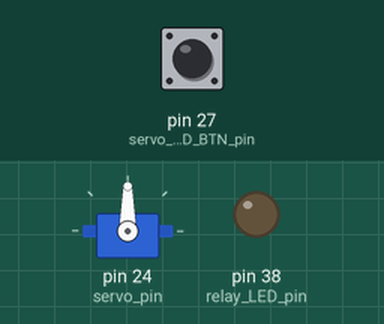
This sketch was run on a simulated Arduino Mega 2560, built with avr-gcc and run on an emulated ATmega2560. On the bench: servo, output pins drawn as LEDs (lit = HIGH). The test bench sets the inputs (shaded band); at power-on: pin 27 (servo_LED_BTN_pin) HIGH.

Above: at 0.1 s.
At 11.2 s:
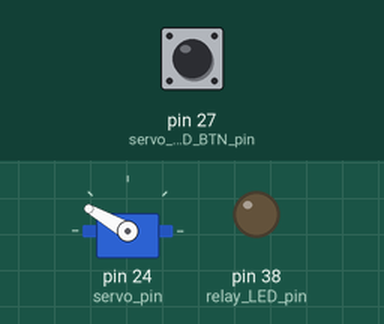
11.3 s: pin 27 (servo_LED_BTN_pin) pulled LOW for 0.15 s
At 11.6 s:
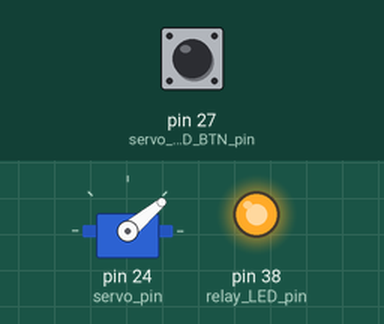
Timing chart, 0 to 17.8 s (numbered marks = the images above; inputs shaded):
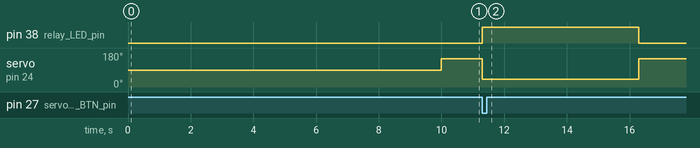

The sketch:

RC_servo_LED.ino
```cpp
#include <Servo.h>

#define servo_pin 24
#define servo_LED_BTN_pin 27
#define relay_LED_pin 38
#define servo_init 90
#define servo_limitR 150
#define servo_limitL 40
Servo servo;

void setup() {
  // put your setup code here, to run once:
    servo_LED_initial();
}

void loop() {
  // put your main code here, to run repeatedly:
  servo_LED_BTN();
}

void servo_LED_BTN() {

 if(!digitalRead(servo_LED_BTN_pin)) {
      digitalWrite(relay_LED_pin, 1);      //relay on
      servo.write(servo_limitL);
      Serial.println(F("can_control_servo_LED"));
      delay(5000);
  } else {
     digitalWrite(relay_LED_pin, 0);      //relay off
      servo.write(servo_limitR);
  }
}

 void servo_LED_initial() {
    servo.attach(servo_pin);
    pinMode(relay_LED_pin, OUTPUT);
    pinMode(servo_LED_BTN_pin, INPUT);
#if 1
//zero
    servo.write(servo_init);
        delay(10000);
#else if
    servo.write(servo_limitR);
      delay(2000);
#endif
 }
```

Measured:
- after the input at 11.3 s, pin 38 (relay_LED_pin): LOW → HIGH at once, → LOW 5.0 s later; servo on pin 24 (servo_pin): 150° → 40° at once, → 150° 5.0 s later
